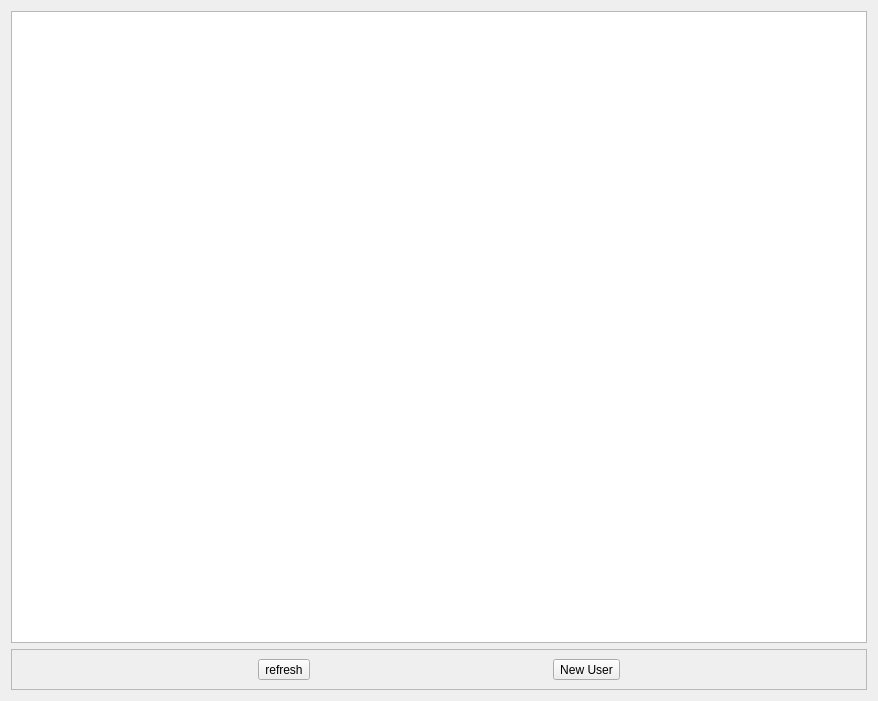
<?xml version="1.0" encoding="UTF-8"?>
<ui version="4.0">
 <class>ItemsTab</class>
 <widget class="QWidget" name="ItemsTab">
  <property name="geometry">
   <rect>
    <x>0</x>
    <y>0</y>
    <width>878</width>
    <height>701</height>
   </rect>
  </property>
  <property name="windowTitle">
   <string>Form</string>
  </property>
  <layout class="QVBoxLayout" name="verticalLayout">
   <item>
    <widget class="QTableView" name="tableView">
     <property name="alternatingRowColors">
      <bool>true</bool>
     </property>
     <property name="gridStyle">
      <enum>Qt::NoPen</enum>
     </property>
     <attribute name="horizontalHeaderStretchLastSection">
      <bool>true</bool>
     </attribute>
     <attribute name="verticalHeaderVisible">
      <bool>false</bool>
     </attribute>
     <attribute name="verticalHeaderStretchLastSection">
      <bool>false</bool>
     </attribute>
    </widget>
   </item>
   <item>
    <widget class="QFrame" name="itemsFrame">
     <property name="frameShape">
      <enum>QFrame::StyledPanel</enum>
     </property>
     <property name="frameShadow">
      <enum>QFrame::Raised</enum>
     </property>
     <layout class="QHBoxLayout" name="horizontalLayout_8">
      <item>
       <widget class="QToolButton" name="refreshButton">
        <property name="text">
         <string>refresh</string>
        </property>
        <property name="icon">
         <iconset resource="../../qrc.qrc">
          <normaloff>:/icons/color/icons8-synchronize-96.png</normaloff>:/icons/color/icons8-synchronize-96.png</iconset>
        </property>
        <property name="iconSize">
         <size>
          <width>48</width>
          <height>48</height>
         </size>
        </property>
       </widget>
      </item>
      <item>
       <widget class="QToolButton" name="addButoon">
        <property name="text">
         <string>New User</string>
        </property>
        <property name="icon">
         <iconset resource="../../qrc.qrc">
          <normaloff>:/icons/color/icons8-plus-96.png</normaloff>:/icons/color/icons8-plus-96.png</iconset>
        </property>
        <property name="iconSize">
         <size>
          <width>48</width>
          <height>48</height>
         </size>
        </property>
       </widget>
      </item>
     </layout>
    </widget>
   </item>
  </layout>
 </widget>
 <resources>
  <include location="../../qrc.qrc"/>
 </resources>
 <connections/>
</ui>
